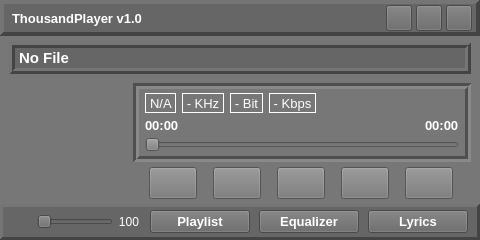
<?xml version="1.0" encoding="UTF-8"?>
<ui version="4.0">
 <class>TP_MainWindow</class>
 <widget class="QWidget" name="TP_MainWindow">
  <property name="windowModality">
   <enum>Qt::NonModal</enum>
  </property>
  <property name="geometry">
   <rect>
    <x>0</x>
    <y>0</y>
    <width>480</width>
    <height>240</height>
   </rect>
  </property>
  <property name="sizePolicy">
   <sizepolicy hsizetype="Minimum" vsizetype="Fixed">
    <horstretch>0</horstretch>
    <verstretch>0</verstretch>
   </sizepolicy>
  </property>
  <property name="minimumSize">
   <size>
    <width>480</width>
    <height>240</height>
   </size>
  </property>
  <property name="maximumSize">
   <size>
    <width>16777215</width>
    <height>240</height>
   </size>
  </property>
  <property name="mouseTracking">
   <bool>true</bool>
  </property>
  <property name="windowTitle">
   <string notr="true"/>
  </property>
  <property name="styleSheet">
   <string notr="true">background-color:#777;</string>
  </property>
  <layout class="QVBoxLayout" name="verticalLayout">
   <property name="spacing">
    <number>0</number>
   </property>
   <property name="leftMargin">
    <number>0</number>
   </property>
   <property name="topMargin">
    <number>0</number>
   </property>
   <property name="rightMargin">
    <number>0</number>
   </property>
   <property name="bottomMargin">
    <number>0</number>
   </property>
   <item>
    <widget class="TP_TitleBar" name="frame_Title">
     <property name="sizePolicy">
      <sizepolicy hsizetype="Expanding" vsizetype="Fixed">
       <horstretch>0</horstretch>
       <verstretch>0</verstretch>
      </sizepolicy>
     </property>
     <property name="minimumSize">
      <size>
       <width>0</width>
       <height>36</height>
      </size>
     </property>
     <property name="maximumSize">
      <size>
       <width>16777215</width>
       <height>36</height>
      </size>
     </property>
     <property name="mouseTracking">
      <bool>true</bool>
     </property>
     <property name="styleSheet">
      <string notr="true">background-color: #666;</string>
     </property>
     <property name="frameShape">
      <enum>QFrame::Panel</enum>
     </property>
     <property name="frameShadow">
      <enum>QFrame::Raised</enum>
     </property>
     <property name="lineWidth">
      <number>4</number>
     </property>
     <layout class="QHBoxLayout" name="titleLayout">
      <property name="spacing">
       <number>4</number>
      </property>
      <property name="leftMargin">
       <number>8</number>
      </property>
      <property name="topMargin">
       <number>0</number>
      </property>
      <property name="rightMargin">
       <number>4</number>
      </property>
      <property name="bottomMargin">
       <number>0</number>
      </property>
      <item>
       <widget class="QLabel" name="label_Title">
        <property name="font">
         <font>
          <pointsize>10</pointsize>
          <weight>75</weight>
          <italic>false</italic>
          <bold>true</bold>
         </font>
        </property>
        <property name="mouseTracking">
         <bool>true</bool>
        </property>
        <property name="styleSheet">
         <string notr="true">color: rgb(255, 255, 255);</string>
        </property>
        <property name="text">
         <string notr="true">ThousandPlayer v1.0</string>
        </property>
       </widget>
      </item>
      <item>
       <spacer name="horizontalSpacer">
        <property name="orientation">
         <enum>Qt::Horizontal</enum>
        </property>
        <property name="sizeHint" stdset="0">
         <size>
          <width>40</width>
          <height>20</height>
         </size>
        </property>
       </spacer>
      </item>
      <item>
       <widget class="QPushButton" name="pushButton_Minimize">
        <property name="sizePolicy">
         <sizepolicy hsizetype="Fixed" vsizetype="Fixed">
          <horstretch>0</horstretch>
          <verstretch>0</verstretch>
         </sizepolicy>
        </property>
        <property name="minimumSize">
         <size>
          <width>26</width>
          <height>26</height>
         </size>
        </property>
        <property name="maximumSize">
         <size>
          <width>26</width>
          <height>26</height>
         </size>
        </property>
        <property name="mouseTracking">
         <bool>true</bool>
        </property>
       </widget>
      </item>
      <item>
       <widget class="QPushButton" name="pushButton_Expand">
        <property name="sizePolicy">
         <sizepolicy hsizetype="Fixed" vsizetype="Fixed">
          <horstretch>0</horstretch>
          <verstretch>0</verstretch>
         </sizepolicy>
        </property>
        <property name="minimumSize">
         <size>
          <width>26</width>
          <height>26</height>
         </size>
        </property>
        <property name="maximumSize">
         <size>
          <width>26</width>
          <height>26</height>
         </size>
        </property>
        <property name="mouseTracking">
         <bool>true</bool>
        </property>
       </widget>
      </item>
      <item>
       <widget class="QPushButton" name="pushButton_Exit">
        <property name="sizePolicy">
         <sizepolicy hsizetype="Fixed" vsizetype="Fixed">
          <horstretch>0</horstretch>
          <verstretch>0</verstretch>
         </sizepolicy>
        </property>
        <property name="minimumSize">
         <size>
          <width>26</width>
          <height>26</height>
         </size>
        </property>
        <property name="maximumSize">
         <size>
          <width>26</width>
          <height>26</height>
         </size>
        </property>
        <property name="mouseTracking">
         <bool>true</bool>
        </property>
       </widget>
      </item>
     </layout>
    </widget>
   </item>
   <item>
    <widget class="QWidget" name="widget_InfoContainer" native="true">
     <property name="sizePolicy">
      <sizepolicy hsizetype="Preferred" vsizetype="Fixed">
       <horstretch>0</horstretch>
       <verstretch>0</verstretch>
      </sizepolicy>
     </property>
     <property name="minimumSize">
      <size>
       <width>0</width>
       <height>47</height>
      </size>
     </property>
     <property name="maximumSize">
      <size>
       <width>16777215</width>
       <height>47</height>
      </size>
     </property>
     <property name="mouseTracking">
      <bool>true</bool>
     </property>
     <layout class="QHBoxLayout" name="horizontalLayout_3">
      <property name="topMargin">
       <number>6</number>
      </property>
      <property name="bottomMargin">
       <number>9</number>
      </property>
      <item>
       <widget class="QLabel" name="label_Info">
        <property name="minimumSize">
         <size>
          <width>0</width>
          <height>32</height>
         </size>
        </property>
        <property name="maximumSize">
         <size>
          <width>16777215</width>
          <height>32</height>
         </size>
        </property>
        <property name="font">
         <font>
          <pointsize>11</pointsize>
          <weight>75</weight>
          <bold>true</bold>
         </font>
        </property>
        <property name="mouseTracking">
         <bool>true</bool>
        </property>
        <property name="styleSheet">
         <string notr="true">background-color: #666;
color: rgb(255, 255, 255);</string>
        </property>
        <property name="frameShape">
         <enum>QFrame::Box</enum>
        </property>
        <property name="frameShadow">
         <enum>QFrame::Raised</enum>
        </property>
        <property name="lineWidth">
         <number>3</number>
        </property>
        <property name="text">
         <string>No File</string>
        </property>
       </widget>
      </item>
     </layout>
    </widget>
   </item>
   <item>
    <widget class="QWidget" name="widget_MiddleContainer" native="true">
     <property name="mouseTracking">
      <bool>true</bool>
     </property>
     <layout class="QHBoxLayout" name="horizontalLayout">
      <property name="leftMargin">
       <number>9</number>
      </property>
      <property name="topMargin">
       <number>0</number>
      </property>
      <property name="rightMargin">
       <number>9</number>
      </property>
      <property name="bottomMargin">
       <number>3</number>
      </property>
      <item>
       <widget class="TP_VisualContainer" name="widget_VisualContainer" native="true">
        <property name="sizePolicy">
         <sizepolicy hsizetype="Fixed" vsizetype="Fixed">
          <horstretch>0</horstretch>
          <verstretch>0</verstretch>
         </sizepolicy>
        </property>
        <property name="minimumSize">
         <size>
          <width>118</width>
          <height>118</height>
         </size>
        </property>
        <property name="maximumSize">
         <size>
          <width>118</width>
          <height>118</height>
         </size>
        </property>
        <property name="mouseTracking">
         <bool>true</bool>
        </property>
       </widget>
      </item>
      <item>
       <widget class="QWidget" name="widget_RightContainer" native="true">
        <property name="mouseTracking">
         <bool>true</bool>
        </property>
        <layout class="QVBoxLayout" name="verticalLayout_2">
         <property name="spacing">
          <number>0</number>
         </property>
         <property name="leftMargin">
          <number>0</number>
         </property>
         <property name="topMargin">
          <number>0</number>
         </property>
         <property name="rightMargin">
          <number>0</number>
         </property>
         <property name="bottomMargin">
          <number>0</number>
         </property>
         <item>
          <widget class="QFrame" name="frame_TimeContainer">
           <property name="mouseTracking">
            <bool>true</bool>
           </property>
           <property name="frameShape">
            <enum>QFrame::Box</enum>
           </property>
           <property name="frameShadow">
            <enum>QFrame::Sunken</enum>
           </property>
           <property name="lineWidth">
            <number>3</number>
           </property>
           <layout class="QVBoxLayout" name="verticalLayout_4">
            <property name="spacing">
             <number>2</number>
            </property>
            <property name="leftMargin">
             <number>6</number>
            </property>
            <property name="topMargin">
             <number>4</number>
            </property>
            <property name="rightMargin">
             <number>6</number>
            </property>
            <property name="bottomMargin">
             <number>4</number>
            </property>
            <item>
             <widget class="QWidget" name="widget_FileInfoContainer" native="true">
              <property name="sizePolicy">
               <sizepolicy hsizetype="Preferred" vsizetype="Fixed">
                <horstretch>0</horstretch>
                <verstretch>0</verstretch>
               </sizepolicy>
              </property>
              <property name="minimumSize">
               <size>
                <width>0</width>
                <height>20</height>
               </size>
              </property>
              <property name="maximumSize">
               <size>
                <width>16777215</width>
                <height>20</height>
               </size>
              </property>
              <property name="mouseTracking">
               <bool>true</bool>
              </property>
              <layout class="QHBoxLayout" name="horizontalLayout_5">
               <property name="leftMargin">
                <number>0</number>
               </property>
               <property name="topMargin">
                <number>0</number>
               </property>
               <property name="rightMargin">
                <number>0</number>
               </property>
               <property name="bottomMargin">
                <number>0</number>
               </property>
               <item>
                <widget class="QLabel" name="label_AudioFormat">
                 <property name="sizePolicy">
                  <sizepolicy hsizetype="Minimum" vsizetype="Fixed">
                   <horstretch>0</horstretch>
                   <verstretch>0</verstretch>
                  </sizepolicy>
                 </property>
                 <property name="minimumSize">
                  <size>
                   <width>0</width>
                   <height>20</height>
                  </size>
                 </property>
                 <property name="maximumSize">
                  <size>
                   <width>16777215</width>
                   <height>20</height>
                  </size>
                 </property>
                 <property name="font">
                  <font>
                   <pointsize>10</pointsize>
                  </font>
                 </property>
                 <property name="mouseTracking">
                  <bool>true</bool>
                 </property>
                 <property name="styleSheet">
                  <string notr="true">color: rgb(255, 255, 255);</string>
                 </property>
                 <property name="frameShape">
                  <enum>QFrame::Box</enum>
                 </property>
                 <property name="text">
                  <string notr="true"> N/A </string>
                 </property>
                 <property name="alignment">
                  <set>Qt::AlignCenter</set>
                 </property>
                </widget>
               </item>
               <item>
                <widget class="QLabel" name="label_AudioFrequency">
                 <property name="sizePolicy">
                  <sizepolicy hsizetype="Minimum" vsizetype="Fixed">
                   <horstretch>0</horstretch>
                   <verstretch>0</verstretch>
                  </sizepolicy>
                 </property>
                 <property name="minimumSize">
                  <size>
                   <width>0</width>
                   <height>20</height>
                  </size>
                 </property>
                 <property name="maximumSize">
                  <size>
                   <width>16777215</width>
                   <height>20</height>
                  </size>
                 </property>
                 <property name="font">
                  <font>
                   <pointsize>10</pointsize>
                  </font>
                 </property>
                 <property name="mouseTracking">
                  <bool>true</bool>
                 </property>
                 <property name="styleSheet">
                  <string notr="true">color: rgb(255, 255, 255);</string>
                 </property>
                 <property name="frameShape">
                  <enum>QFrame::Box</enum>
                 </property>
                 <property name="text">
                  <string notr="true"> - KHz </string>
                 </property>
                 <property name="alignment">
                  <set>Qt::AlignCenter</set>
                 </property>
                </widget>
               </item>
               <item>
                <widget class="QLabel" name="label_AudioBits">
                 <property name="sizePolicy">
                  <sizepolicy hsizetype="Minimum" vsizetype="Fixed">
                   <horstretch>0</horstretch>
                   <verstretch>0</verstretch>
                  </sizepolicy>
                 </property>
                 <property name="minimumSize">
                  <size>
                   <width>0</width>
                   <height>20</height>
                  </size>
                 </property>
                 <property name="maximumSize">
                  <size>
                   <width>16777215</width>
                   <height>20</height>
                  </size>
                 </property>
                 <property name="font">
                  <font>
                   <pointsize>10</pointsize>
                  </font>
                 </property>
                 <property name="mouseTracking">
                  <bool>true</bool>
                 </property>
                 <property name="styleSheet">
                  <string notr="true">color: rgb(255, 255, 255);</string>
                 </property>
                 <property name="frameShape">
                  <enum>QFrame::Box</enum>
                 </property>
                 <property name="text">
                  <string notr="true"> - Bit </string>
                 </property>
                 <property name="alignment">
                  <set>Qt::AlignCenter</set>
                 </property>
                </widget>
               </item>
               <item>
                <widget class="QLabel" name="label_AudioBitrate">
                 <property name="sizePolicy">
                  <sizepolicy hsizetype="Minimum" vsizetype="Fixed">
                   <horstretch>0</horstretch>
                   <verstretch>0</verstretch>
                  </sizepolicy>
                 </property>
                 <property name="minimumSize">
                  <size>
                   <width>0</width>
                   <height>20</height>
                  </size>
                 </property>
                 <property name="maximumSize">
                  <size>
                   <width>16777215</width>
                   <height>20</height>
                  </size>
                 </property>
                 <property name="font">
                  <font>
                   <pointsize>10</pointsize>
                  </font>
                 </property>
                 <property name="mouseTracking">
                  <bool>true</bool>
                 </property>
                 <property name="styleSheet">
                  <string notr="true">color: rgb(255, 255, 255);</string>
                 </property>
                 <property name="frameShape">
                  <enum>QFrame::Box</enum>
                 </property>
                 <property name="text">
                  <string notr="true"> - Kbps </string>
                 </property>
                 <property name="alignment">
                  <set>Qt::AlignCenter</set>
                 </property>
                </widget>
               </item>
               <item>
                <spacer name="horizontalSpacer_3">
                 <property name="orientation">
                  <enum>Qt::Horizontal</enum>
                 </property>
                 <property name="sizeHint" stdset="0">
                  <size>
                   <width>40</width>
                   <height>20</height>
                  </size>
                 </property>
                </spacer>
               </item>
              </layout>
             </widget>
            </item>
            <item>
             <widget class="QWidget" name="widget_TimeStampContainer" native="true">
              <property name="mouseTracking">
               <bool>true</bool>
              </property>
              <layout class="QHBoxLayout" name="horizontalLayout_4">
               <property name="leftMargin">
                <number>0</number>
               </property>
               <property name="topMargin">
                <number>0</number>
               </property>
               <property name="rightMargin">
                <number>0</number>
               </property>
               <property name="bottomMargin">
                <number>0</number>
               </property>
               <item>
                <widget class="QLabel" name="label_CurrentTime">
                 <property name="font">
                  <font>
                   <pointsize>10</pointsize>
                   <weight>75</weight>
                   <bold>true</bold>
                  </font>
                 </property>
                 <property name="mouseTracking">
                  <bool>true</bool>
                 </property>
                 <property name="styleSheet">
                  <string notr="true">color: rgb(255, 255, 255);</string>
                 </property>
                 <property name="text">
                  <string notr="true">00:00</string>
                 </property>
                </widget>
               </item>
               <item>
                <spacer name="horizontalSpacer_2">
                 <property name="orientation">
                  <enum>Qt::Horizontal</enum>
                 </property>
                 <property name="sizeHint" stdset="0">
                  <size>
                   <width>40</width>
                   <height>20</height>
                  </size>
                 </property>
                </spacer>
               </item>
               <item>
                <widget class="QLabel" name="label_DurationTime">
                 <property name="font">
                  <font>
                   <pointsize>10</pointsize>
                   <weight>75</weight>
                   <bold>true</bold>
                  </font>
                 </property>
                 <property name="mouseTracking">
                  <bool>true</bool>
                 </property>
                 <property name="styleSheet">
                  <string notr="true">color: rgb(255, 255, 255);</string>
                 </property>
                 <property name="text">
                  <string notr="true">00:00</string>
                 </property>
                </widget>
               </item>
              </layout>
             </widget>
            </item>
            <item>
             <widget class="QSlider" name="slider_Time">
              <property name="mouseTracking">
               <bool>true</bool>
              </property>
              <property name="orientation">
               <enum>Qt::Horizontal</enum>
              </property>
             </widget>
            </item>
           </layout>
          </widget>
         </item>
         <item>
          <widget class="QWidget" name="widget_buttonContainer" native="true">
           <property name="mouseTracking">
            <bool>true</bool>
           </property>
           <layout class="QHBoxLayout" name="horizontalLayout_6">
            <property name="spacing">
             <number>0</number>
            </property>
            <property name="leftMargin">
             <number>0</number>
            </property>
            <property name="topMargin">
             <number>3</number>
            </property>
            <property name="rightMargin">
             <number>0</number>
            </property>
            <property name="bottomMargin">
             <number>0</number>
            </property>
            <item>
             <widget class="QPushButton" name="pushButton_Previous">
              <property name="minimumSize">
               <size>
                <width>48</width>
                <height>32</height>
               </size>
              </property>
              <property name="maximumSize">
               <size>
                <width>32</width>
                <height>32</height>
               </size>
              </property>
              <property name="mouseTracking">
               <bool>true</bool>
              </property>
              <property name="text">
               <string/>
              </property>
              <property name="iconSize">
               <size>
                <width>20</width>
                <height>20</height>
               </size>
              </property>
              <property name="flat">
               <bool>false</bool>
              </property>
             </widget>
            </item>
            <item>
             <widget class="QPushButton" name="pushButton_Stop">
              <property name="minimumSize">
               <size>
                <width>48</width>
                <height>32</height>
               </size>
              </property>
              <property name="maximumSize">
               <size>
                <width>32</width>
                <height>32</height>
               </size>
              </property>
              <property name="mouseTracking">
               <bool>true</bool>
              </property>
              <property name="text">
               <string/>
              </property>
              <property name="iconSize">
               <size>
                <width>20</width>
                <height>20</height>
               </size>
              </property>
             </widget>
            </item>
            <item>
             <widget class="QPushButton" name="pushButton_Play">
              <property name="minimumSize">
               <size>
                <width>48</width>
                <height>32</height>
               </size>
              </property>
              <property name="maximumSize">
               <size>
                <width>32</width>
                <height>32</height>
               </size>
              </property>
              <property name="mouseTracking">
               <bool>true</bool>
              </property>
              <property name="text">
               <string/>
              </property>
              <property name="iconSize">
               <size>
                <width>20</width>
                <height>20</height>
               </size>
              </property>
             </widget>
            </item>
            <item>
             <widget class="QPushButton" name="pushButton_Next">
              <property name="minimumSize">
               <size>
                <width>48</width>
                <height>32</height>
               </size>
              </property>
              <property name="maximumSize">
               <size>
                <width>32</width>
                <height>32</height>
               </size>
              </property>
              <property name="mouseTracking">
               <bool>true</bool>
              </property>
              <property name="text">
               <string/>
              </property>
              <property name="iconSize">
               <size>
                <width>20</width>
                <height>20</height>
               </size>
              </property>
             </widget>
            </item>
            <item>
             <widget class="QPushButton" name="pushButton_Mode">
              <property name="minimumSize">
               <size>
                <width>48</width>
                <height>32</height>
               </size>
              </property>
              <property name="maximumSize">
               <size>
                <width>32</width>
                <height>32</height>
               </size>
              </property>
              <property name="mouseTracking">
               <bool>true</bool>
              </property>
              <property name="text">
               <string/>
              </property>
              <property name="iconSize">
               <size>
                <width>20</width>
                <height>20</height>
               </size>
              </property>
             </widget>
            </item>
           </layout>
          </widget>
         </item>
        </layout>
       </widget>
      </item>
     </layout>
    </widget>
   </item>
   <item>
    <widget class="QFrame" name="frame_BottomContainer">
     <property name="mouseTracking">
      <bool>true</bool>
     </property>
     <property name="styleSheet">
      <string notr="true">background-color: #666;</string>
     </property>
     <property name="frameShape">
      <enum>QFrame::Panel</enum>
     </property>
     <property name="frameShadow">
      <enum>QFrame::Raised</enum>
     </property>
     <property name="lineWidth">
      <number>3</number>
     </property>
     <layout class="QHBoxLayout" name="horizontalLayout_7">
      <property name="spacing">
       <number>9</number>
      </property>
      <property name="leftMargin">
       <number>6</number>
      </property>
      <property name="topMargin">
       <number>3</number>
      </property>
      <property name="bottomMargin">
       <number>3</number>
      </property>
      <item>
       <widget class="QWidget" name="widget_VolumeBarContainer" native="true">
        <property name="sizePolicy">
         <sizepolicy hsizetype="Fixed" vsizetype="Fixed">
          <horstretch>0</horstretch>
          <verstretch>0</verstretch>
         </sizepolicy>
        </property>
        <property name="minimumSize">
         <size>
          <width>130</width>
          <height>0</height>
         </size>
        </property>
        <property name="maximumSize">
         <size>
          <width>130</width>
          <height>16777215</height>
         </size>
        </property>
        <property name="mouseTracking">
         <bool>true</bool>
        </property>
        <layout class="QHBoxLayout" name="horizontalLayout_2">
         <property name="spacing">
          <number>6</number>
         </property>
         <property name="leftMargin">
          <number>0</number>
         </property>
         <property name="topMargin">
          <number>0</number>
         </property>
         <property name="rightMargin">
          <number>0</number>
         </property>
         <property name="bottomMargin">
          <number>0</number>
         </property>
         <item>
          <widget class="TP_VolumeIcon" name="label_VolumeIcon">
           <property name="sizePolicy">
            <sizepolicy hsizetype="Fixed" vsizetype="Fixed">
             <horstretch>0</horstretch>
             <verstretch>0</verstretch>
            </sizepolicy>
           </property>
           <property name="minimumSize">
            <size>
             <width>22</width>
             <height>22</height>
            </size>
           </property>
           <property name="maximumSize">
            <size>
             <width>22</width>
             <height>22</height>
            </size>
           </property>
           <property name="mouseTracking">
            <bool>true</bool>
           </property>
           <property name="alignment">
            <set>Qt::AlignCenter</set>
           </property>
          </widget>
         </item>
         <item>
          <widget class="QSlider" name="slider_Volume">
           <property name="minimumSize">
            <size>
             <width>0</width>
             <height>18</height>
            </size>
           </property>
           <property name="maximumSize">
            <size>
             <width>16777215</width>
             <height>18</height>
            </size>
           </property>
           <property name="mouseTracking">
            <bool>true</bool>
           </property>
           <property name="orientation">
            <enum>Qt::Horizontal</enum>
           </property>
          </widget>
         </item>
         <item>
          <widget class="QLabel" name="label_VolumeValue">
           <property name="sizePolicy">
            <sizepolicy hsizetype="Fixed" vsizetype="Preferred">
             <horstretch>0</horstretch>
             <verstretch>0</verstretch>
            </sizepolicy>
           </property>
           <property name="minimumSize">
            <size>
             <width>20</width>
             <height>0</height>
            </size>
           </property>
           <property name="maximumSize">
            <size>
             <width>20</width>
             <height>16777215</height>
            </size>
           </property>
           <property name="mouseTracking">
            <bool>true</bool>
           </property>
           <property name="styleSheet">
            <string notr="true">color: rgb(255, 255, 255);</string>
           </property>
           <property name="text">
            <string notr="true">100</string>
           </property>
           <property name="alignment">
            <set>Qt::AlignRight|Qt::AlignTrailing|Qt::AlignVCenter</set>
           </property>
          </widget>
         </item>
        </layout>
       </widget>
      </item>
      <item>
       <spacer name="horizontalSpacer_4">
        <property name="orientation">
         <enum>Qt::Horizontal</enum>
        </property>
        <property name="sizeHint" stdset="0">
         <size>
          <width>40</width>
          <height>20</height>
         </size>
        </property>
       </spacer>
      </item>
      <item>
       <widget class="QPushButton" name="pushButton_Playlist">
        <property name="sizePolicy">
         <sizepolicy hsizetype="Fixed" vsizetype="Fixed">
          <horstretch>0</horstretch>
          <verstretch>0</verstretch>
         </sizepolicy>
        </property>
        <property name="minimumSize">
         <size>
          <width>100</width>
          <height>0</height>
         </size>
        </property>
        <property name="maximumSize">
         <size>
          <width>100</width>
          <height>16777215</height>
         </size>
        </property>
        <property name="font">
         <font>
          <pointsize>10</pointsize>
          <weight>75</weight>
          <bold>true</bold>
         </font>
        </property>
        <property name="mouseTracking">
         <bool>true</bool>
        </property>
        <property name="styleSheet">
         <string notr="true">color: rgb(255, 255, 255);</string>
        </property>
        <property name="text">
         <string>Playlist</string>
        </property>
       </widget>
      </item>
      <item>
       <widget class="QPushButton" name="pushButton_Equalizer">
        <property name="sizePolicy">
         <sizepolicy hsizetype="Fixed" vsizetype="Fixed">
          <horstretch>0</horstretch>
          <verstretch>0</verstretch>
         </sizepolicy>
        </property>
        <property name="minimumSize">
         <size>
          <width>100</width>
          <height>0</height>
         </size>
        </property>
        <property name="maximumSize">
         <size>
          <width>100</width>
          <height>16777215</height>
         </size>
        </property>
        <property name="font">
         <font>
          <pointsize>10</pointsize>
          <weight>75</weight>
          <bold>true</bold>
         </font>
        </property>
        <property name="mouseTracking">
         <bool>true</bool>
        </property>
        <property name="styleSheet">
         <string notr="true">color: rgb(255, 255, 255);</string>
        </property>
        <property name="text">
         <string>Equalizer</string>
        </property>
       </widget>
      </item>
      <item>
       <widget class="QPushButton" name="pushButton_Lyrics">
        <property name="sizePolicy">
         <sizepolicy hsizetype="Fixed" vsizetype="Fixed">
          <horstretch>0</horstretch>
          <verstretch>0</verstretch>
         </sizepolicy>
        </property>
        <property name="minimumSize">
         <size>
          <width>100</width>
          <height>0</height>
         </size>
        </property>
        <property name="maximumSize">
         <size>
          <width>100</width>
          <height>16777215</height>
         </size>
        </property>
        <property name="font">
         <font>
          <pointsize>10</pointsize>
          <weight>75</weight>
          <bold>true</bold>
         </font>
        </property>
        <property name="mouseTracking">
         <bool>true</bool>
        </property>
        <property name="styleSheet">
         <string notr="true">color: rgb(255, 255, 255);</string>
        </property>
        <property name="text">
         <string>Lyrics</string>
        </property>
       </widget>
      </item>
     </layout>
    </widget>
   </item>
  </layout>
 </widget>
 <customwidgets>
  <customwidget>
   <class>TP_TitleBar</class>
   <extends>QFrame</extends>
   <header>tp_titlebar.h</header>
   <container>1</container>
  </customwidget>
  <customwidget>
   <class>TP_VisualContainer</class>
   <extends>QWidget</extends>
   <header>tp_visualcontainer.h</header>
   <container>1</container>
  </customwidget>
  <customwidget>
   <class>TP_VolumeIcon</class>
   <extends>QLabel</extends>
   <header>tp_volumeicon.h</header>
  </customwidget>
 </customwidgets>
 <resources/>
 <connections/>
</ui>
